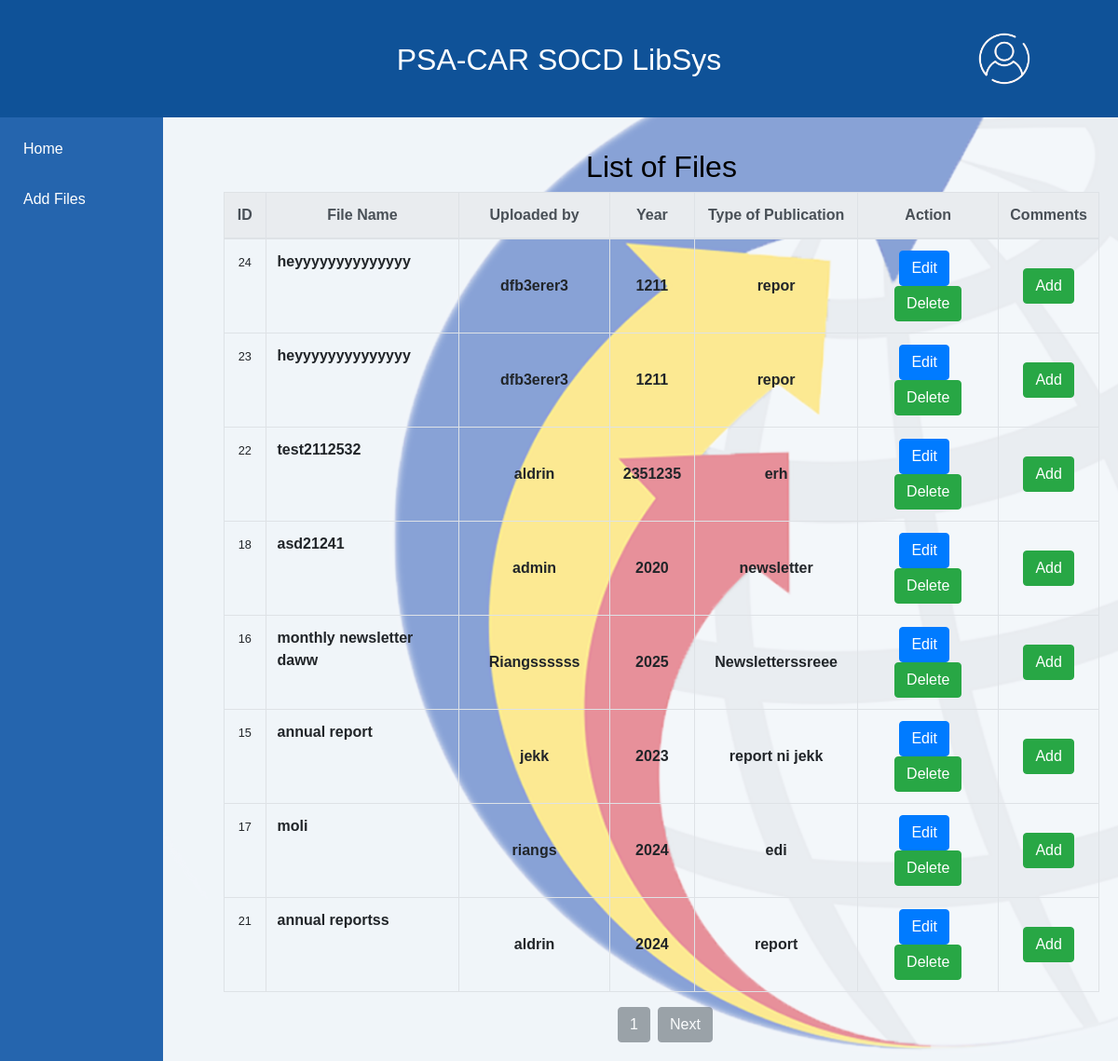
Page /manage_files.php (signed in) on the committed database.
### tables this page shows
CREATE TABLE `Files` (
  `bid` int(100) NOT NULL,
  `name` varchar(100) NOT NULL,
  `author` varchar(100) NOT NULL,
  `year` varchar(100) NOT NULL,
  `type_of_publication` varchar(100) NOT NULL,
  `files` varchar(255) NOT NULL,
  `updated_at` timestamp NOT NULL DEFAULT current_timestamp() ON UPDATE current_timestamp()
);

### manage_files.php (the view, shortened to what this page needs)
<?php
$host = "localhost";
$db_username = "root";
$db_password = "";
$database = "file_inventory";
$conn = new mysqli($host, $db_username, $db_password, $database);
?>
<!DOCTYPE html>
<html lang="en">
<head>
    <link rel="stylesheet" href="https://maxcdn.bootstrapcdn.com/bootstrap/4.5.2/css/bootstrap.min.css">
    <link rel="stylesheet" href="css/manage_files.css">
</head>
<body>
<div id="background-container"></div>
    <div id="topbar">
        <h2>PSA-CAR SOCD LibSys</h2>
        <div class="dropdown">
            <img src="ICON-4.png" alt="Dropdown Icon" width="68" height="68">
        </div>
    </div>
    <div id="sidebar">
    <div id="sidebar-content">
        <ul style="margin-top: 50px;">
            <li><a href="admin_dashboard.php" class="sidebar-link">Home</a></li>
            <li style="margin-top: 20px;"> <a href="add_book_admin.php" class="sidebar-link">Add Files</a></li>
        </ul>
    </div>
    </div>
    <div id="content">
    <h2>List of Files</h2>
    <?php
    $limit = 20;
    $page = isset($_GET['page']) ? $_GET['page'] : 1;
    $offset = ($page - 1) * $limit;
    $sql = "SELECT * FROM `Files` ORDER BY `updated_at` DESC LIMIT $offset, $limit";
    $res = mysqli_query($conn, $sql);
    echo "<div class='table-responsive'>";
    echo "<table class='table table-bordered table-hover'>";
    echo "<thead class='thead-light'>";
    echo "<tr>";
    echo "<th style='width: 5%; font-weight: bold; text-align: center;'>ID</th>";
    echo "<th style='width: 25%; font-weight: bold; text-align: center;'>File Name</th>";
    echo "<th style='width: 20%; font-weight: bold; text-align: center;'>Uploaded by</th>";
    echo "<th style='width: 10%; font-weight: bold; text-align: center;'>Year</th>";
    echo "<th style='width: 20%; font-weight: bold; text-align: center;'>Type of Publication</th>";
    echo "<th style='width: 20%; font-weight: bold; text-align: center;'>Action</th>";
    echo "<th style='width: 20%; font-weight: bold; text-align: center;'>Comments</th>";
    echo "</tr>";
    echo "</thead>";
    echo "<tbody>";
    while ($row = mysqli_fetch_assoc($res)) {
        echo "<tr>";
        echo "<td class='text-center'><b class='small'>" . $row['bid'] . "</b></td>";
        echo "<td class='filename'><b>" . $row['name'] . "</b></td>";
        echo "<td class='text-center align-middle'><b>" . $row['author'] . "</b></td>";
        echo "<td class='text-center align-middle'><b>" . $row['year'] . "</b></td>";
        echo "<td class='text-center align-middle'><b>" . $row['type_of_publication'] . "</b></td>";
        echo "<td class='text-center align-middle'>";
        echo "<a href='employee/edit_files.php?id=" . $row['bid'] . "' class='btn btn-primary mr-2'>Edit</a>";
        echo "<a href='delete_files.php?id=" . $row['bid'] . "' class='btn btn-success'>Delete</a>";
        echo "</td>";
        echo "<td class='text-center align-middle'>";
        echo "<button type='button' class='btn btn-success open-modal' data-file-id='" . $row['bid'] . "' data-toggle='modal' data-target='#addCommentModal'>Add</button>";
        echo "</td>";
        echo "</tr>";
    }
    echo "</tbody>";
    echo "</table>";
    echo "</div>";
    echo "<div class='text-center'>";
    $currentPage = $page;
    $nextPage = $page + 1;
    $sqlCount = "SELECT COUNT(*) AS total FROM `Files`";
    $resultCount = mysqli_query($conn, $sqlCount);
    $dataCount = mysqli_fetch_assoc($resultCount);
    $totalRows = $dataCount['total'];
    $lastPage = ceil($totalRows / $limit);
    if ($nextPage <= $lastPage) {
        echo "<a href='?page=$currentPage' class='btn btn-secondary mx-2'>$currentPage</a>";
        echo "<a href='?page=$nextPage' class='btn btn-secondary'>Next</a>";
    } else {
        echo "<a href='?page=$currentPage' class='btn btn-secondary mx-2 disabled'>$currentPage</a>";
        echo "<a href='#' class='btn btn-secondary disabled'>Next</a>";
    }
    echo "</div>";
    ?>
</div>
</body>
</html>

### css/manage_files.css (style rules this page uses)
body { margin: 0; padding: 0; font-family: Arial, sans-serif; }
@media only screen and (min-width: 768px) { #sidebar { width: 220px; position: fixed; top: 40px; bottom: 0; } }
#background-container { position: fixed; top: 0; left: 0; width: 100%; height: 100%; background-image: url('../css/BgV2.png'); background-size: cover; opacity: 0.5; z-index: -1; }
#topbar { background-color: #0f5298; color: #fff; padding: 35px; text-align: center; position: fixed; top: 0; left: 0; width: 100%; z-index: 1000; }
#topbar .dropdown { position: absolute; top: 50%; left: 87%; transform: translateY(-50%); cursor: pointer; }
#topbar h2 { color:#fff; }
#sidebar { background-color: #2565AE; color: #fff; padding: 10px; z-index: 999; width: 175px; }
#sidebar ul { list-style: none; padding: 0; margin: 0; }
#sidebar ul li { margin-bottom: 10px; }
#sidebar ul li a { color: #fff; text-decoration: none; display: block; padding: 5px 0; }
#sidebar-content { margin-top: 93px; margin-left: 15px; }
.sidebar-link { text-decoration: none; color: black; transition: transform 0.1s ease; }
#content { margin-top: 130px; margin-left: 220px; padding: 20px; display: flex; flex-direction: column; align-items: center; }
h2 { margin-top: 10px; color: #000000; }

### rows in the picture
files: bid "24", name "heyyyyyyyyyyyyyy", author "dfb3erer3", year "1211", type_of_publication "repor"
files: bid "23", name "heyyyyyyyyyyyyyy", author "dfb3erer3", year "1211", type_of_publication "repor"
files: bid "22", name "test2112532", author "aldrin", year "2351235", type_of_publication "erh"
files: bid "18", name "asd21241", author "admin", year "2020", type_of_publication "newsletter"
files: bid "16", name "monthly newsletter daww", author "Riangssssss", year "2025", type_of_publication "Newsletterssreee"
files: bid "15", name "annual report", author "jekk", year "2023", type_of_publication "report ni jekk"
files: bid "17", name "moli", author "riangs", year "2024", type_of_publication "edi"
files: bid "21", name "annual reportss", author "aldrin", year "2024", type_of_publication "report"

### other values in the picture
$currentPage "1"
